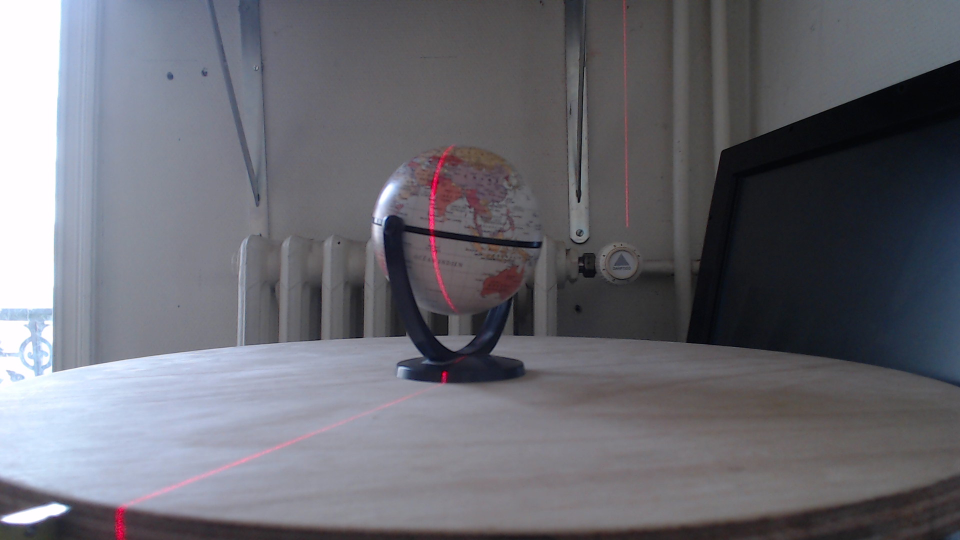
#> input picture research/triangulation_4/imgs/00-left.png, 1920 x 1080 px (shown at 1/2 size); its folder holds 4 pictures in this run
$ python Triangulation.py   (Python 2 division)
#> lines starting #> are read from the running program, lines starting #| are printed output that depends on the picture
### research/triangulation_3/filter.py
import cv2
import numpy as np
import matplotlib.pyplot as plt

# [21 lines left out: functions substract, filterNoise, not called in this run]

def cutBetweenLasers(img, display=False, pixels=[]):
    # this method return the line which cut the picture between laser lines
    y = []
    x = []
    red = img[:,:,2]

    for line in range(img.shape[0]):
        moments = cv2.moments(red[line,:])
        if(moments['m00'] != 0):
            grav_x = moments['m01']/moments['m00']
            y.append(grav_x)
            x.append(line)

            if(display):
                img[line][np.round(grav_x)] = np.array([0,255,0], dtype=np.uint8)

    param = np.linalg.lstsq(np.array([x, np.ones(len(x))]).T, y)[0]
    between = np.array([x,param[0]*np.array(x)+param[1]]).T

    if(display):
        for line, limit in between:
            img[line][limit] = np.array([255,0,0], dtype=np.uint8)

    return img, between

def findPoints(img, display=False):
    # this method try to find the mass center of each side of the picture
    img, between = cutBetweenLasers(img, display)

    for line, limit in between:
        offset = 0
        for side in (img[line,:limit,2],img[line,limit:,2]):
            moments = cv2.moments(side)
            if moments['m00'] != 0:
                yield moments['m01']/moments['m00']+offset, line
            offset = limit

# [4 lines left out: function toLines, not called in this run]

# [9 lines that do not run on import are left out]

### research/triangulation_3/Triangulation.py
# -*- coding: utf-8 -*-

import numpy as np
import cv2
from pylab import imread
from math import sin, cos, tan, atan, asin, pi, hypot
import json
from filter import findPoints, filterNoise, substract
from multiprocessing import Pool
import traceback

def deg2rad(x): return pi*float(x)/180
def rad2deg(x): return 180*float(x)/pi

# Mesures
R = 250.0   # Rayon du plateau
L = 405.0   # Distance de la camera au centre du plateau (mm)
H_C = 240.0 # Hauteur de la camera (mm)
H_P = 185.0 # Hauteur du plateau (mm)

GAMMA_D = -atan(L/155) # Angle entre le laser gauche et le plan de l'image
GAMMA_G = atan(L/155)  # Angle entre le laser droit et le plan de l'image
ALPHA = deg2rad(60)    # Angle d'ouverture horizontal de la camera

# Calibration: centre du plateau sur l'image (en pixels)
CX, CY = 943, 743

# Deductions
H_RELATIVE = H_C - H_P # Hauteur relative de la camera par rapport au plateau
DELTA = asin(H_RELATIVE/L) # Angle de plongée de la caméra
CAM = np.array([0, -L, H_RELATIVE]) # Position de la camera


def position(gamma, theta, phi):
    """
    Renvoie la position du point à l'intersection
    - Du laser qui forme un angle gamma avec le plan de l'image
    - Du rayon de la camera
      - d'angle horizontal theta (gauche < 0 < droit)
      - d'angle vertical phi (bas < 0 < haut)
    Renvoie un point (np.array)
    """
    # vecteur directeur du rayon sortant de la camera
    ray = np.array([sin(theta), cos(theta), sin(phi-DELTA)])
    laser = np.array([L * tan(pi/2 - gamma), 0, 0])

    # Matrice tq (matrix) * (l, m, z) = (laser)
    matrix = np.array([
        [cos(gamma), 0, sin(theta)],
        [sin(gamma), 0, cos(theta)],
        [         0, 1, sin(phi-DELTA)]
    ])
    l, m, z = np.linalg.solve(matrix, -laser)
    return CAM + z * ray


def theta_phi(alpha, image_shape, position):
    """
    Renvoie la paire d'angle (horizontal, vertical) qu'a le rayon sortant de la
    camera, à la position donnée (en pixel), par rapport à la forme de l'image
    (en pixels), et l'angle d'ouverture horizontal de la camera (alpha)
    Renvoie un tuple d'angles en radians
    """
    x, y = map(float, position)
    w, h = map(float, image_shape)
    ratio = w/h
    beta = alpha / ratio
    theta = (x - CX)/(w/2) * alpha
    phi = (CY - y)/(h/2) * beta
    return theta, phi


def extract_points(with_lasers_path, without_lasers_path, rotation, gamma):
    """
    Extrait les points en 3D d'une paire d'images (avec et sans lasers).
    On passe le chemin des images, et l'angle de rotation du plateau.
    Renvoie une liste de np.arrays (les points en 3D)
    """
#> called with with_lasers_path = '../triangulation_4/imgs/00-left.png', without_lasers_path = '../triangulation_4/imgs/00-off.png', rotation = 0, gamma = 1.21
    res = []
    try:
        left, off = cv2.imread(with_lasers_path), cv2.imread(without_lasers_path)
#> left is the input picture: shape (1080, 1920, 3); mean B, G, R 113.7, 106.1, 106
        H, W = left.shape[:2]
#> H = 1080; W = 1920
        # Matrice de rotation (x,y tournent autour du centre du plateau, z inchangé)
        ROTMATRIX = np.array([
            [ cos(rotation), sin(rotation), 0],
            [-sin(rotation), cos(rotation), 0],
            [          0,          0, 1]
        ])
        for j, i in findPoints(left, off):
#> in cutBetweenLasers, `red = img[:,:,2]`:
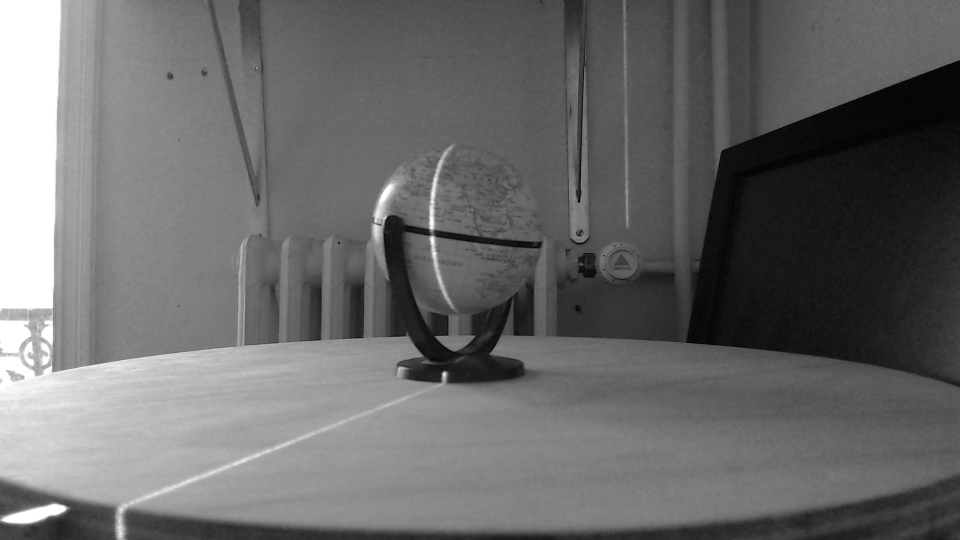
#> red: shape (1080, 1920) (shown at 1/2 size); min 0, max 255, mean 106
#> in cutBetweenLasers, `param = np.linalg.lstsq(np.array([x, np.ones(len(x))]).T, y)[0]`: param = [0.0979, 686]
#| [31mError with ../triangulation_4/imgs/00-left.png-../triangulation_4/imgs/00-off.png
#| [0m
            theta, phi = theta_phi(ALPHA, [W, H], [j, i])
            pos = position(gamma, theta, phi).dot(ROTMATRIX)

            # Ignore les points en dehors du plateau
            if pos[0]*pos[0] + pos[1]*pos[1] < R*R:
                res.append(pos)
#> this loop made 0 passes
#> after the loop, res = []
        print "\033[32mDone with %s-%s\033[0m" % (with_lasers_path, without_lasers_path)
    except:
        print "\033[31mError with %s-%s" % (with_lasers_path, without_lasers_path)
        traceback.print_exc()
        print "\033[0m"
    return res


def wrap_extract_points(args):
    """"""
    return extract_points(*args)
#> call 2 of extract_points, with with_lasers_path = '../triangulation_4/imgs/01-left.png', without_lasers_path = '../triangulation_4/imgs/01-off.png', rotation = 0.196, gamma = 1.21
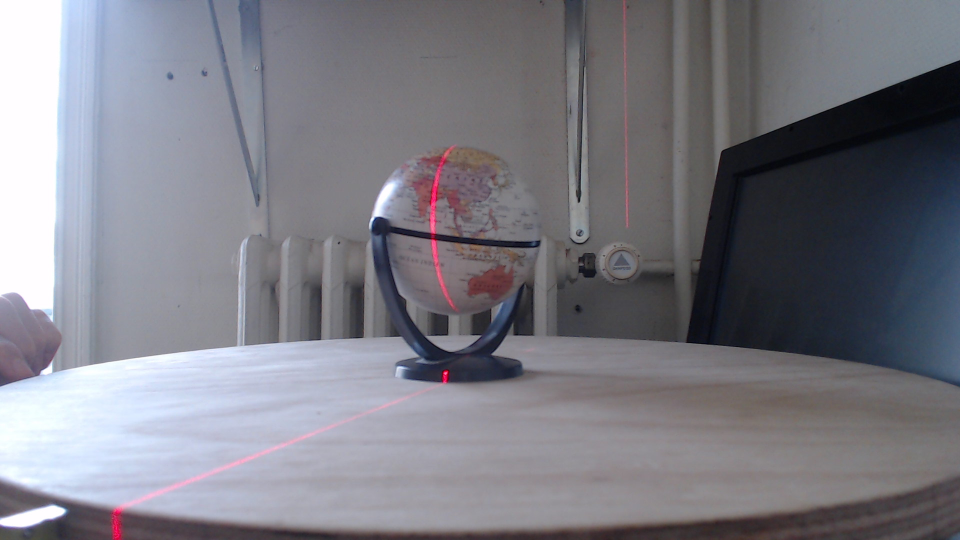
#> input picture research/triangulation_4/imgs/01-left.png, 1920 x 1080 px (shown at 1/2 size)
#> in extract_points, left is the input picture: shape (1080, 1920, 3); mean B, G, R 131.8, 123.5, 123.9
#> in cutBetweenLasers (call 2), `red = img[:,:,2]`:
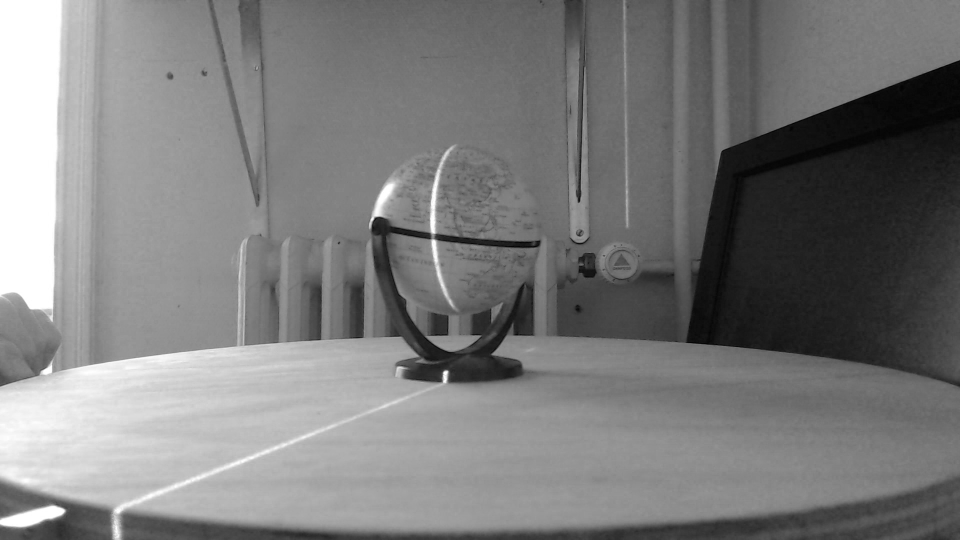
#> red: shape (1080, 1920) (shown at 1/2 size); min 0, max 255, mean 123.9
#> in cutBetweenLasers (call 2), `param = np.linalg.lstsq(np.array([x, np.ones(len(x))]).T, y)[0]`: param = [0.0859, 726.5]
#| [31mError with ../triangulation_4/imgs/01-left.png-../triangulation_4/imgs/01-off.png
#| [0m
#> call 3 of extract_points, with with_lasers_path = '../triangulation_4/imgs/02-left.png', without_lasers_path = '../triangulation_4/imgs/02-off.png', rotation = 0.393, gamma = 1.21
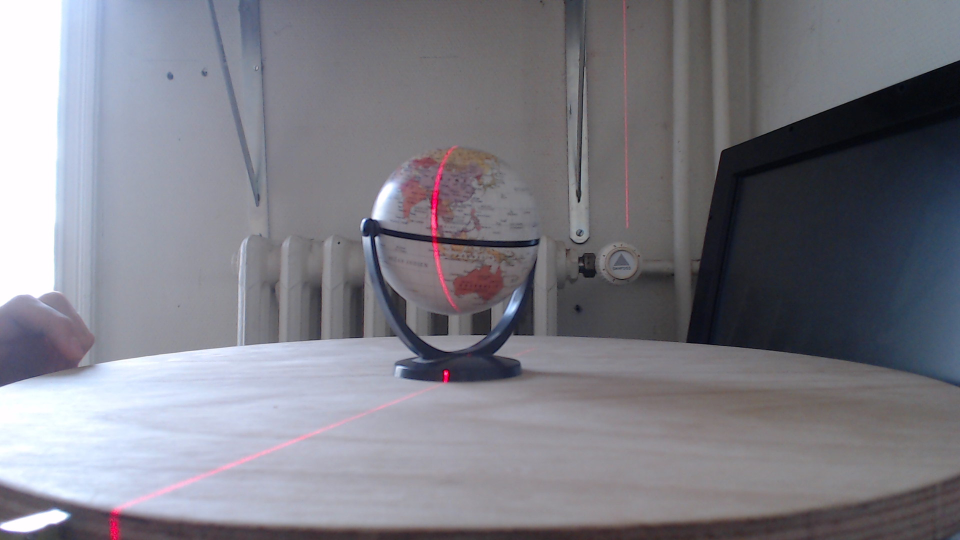
#> input picture research/triangulation_4/imgs/02-left.png, 1920 x 1080 px (shown at 1/2 size)
#> in extract_points, left is the input picture: shape (1080, 1920, 3); mean B, G, R 133.3, 124.7, 125.1
#> in cutBetweenLasers (call 3), `red = img[:,:,2]`:
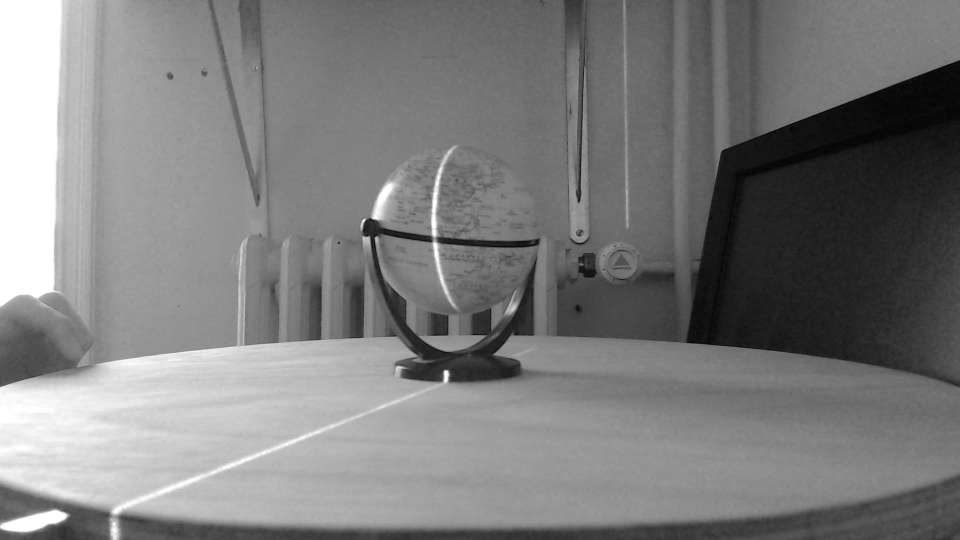
#> red: shape (1080, 1920) (shown at 1/2 size); min 0, max 255, mean 125.1
#> in cutBetweenLasers (call 3), `param = np.linalg.lstsq(np.array([x, np.ones(len(x))]).T, y)[0]`: param = [0.0852, 731.6]
#| [31mError with ../triangulation_4/imgs/02-left.png-../triangulation_4/imgs/02-off.png
#| [0m
#> call 4 of extract_points, with with_lasers_path = '../triangulation_4/imgs/03-left.png', without_lasers_path = '../triangulation_4/imgs/03-off.png', rotation = 0.589, gamma = 1.21
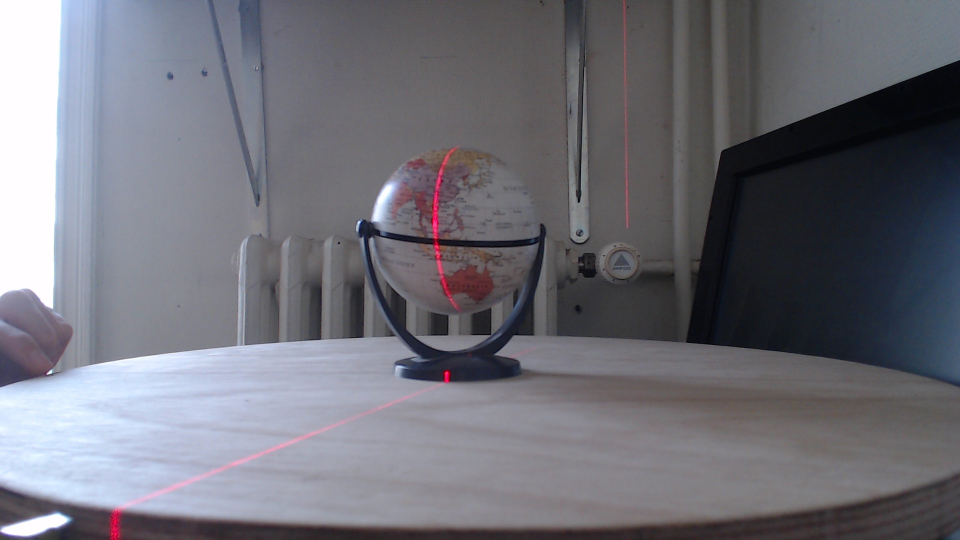
#> input picture research/triangulation_4/imgs/03-left.png, 1920 x 1080 px (shown at 1/2 size)
#> in extract_points, left is the input picture: shape (1080, 1920, 3); mean B, G, R 119.9, 111.6, 111.6
#> in cutBetweenLasers (call 4), `red = img[:,:,2]`:
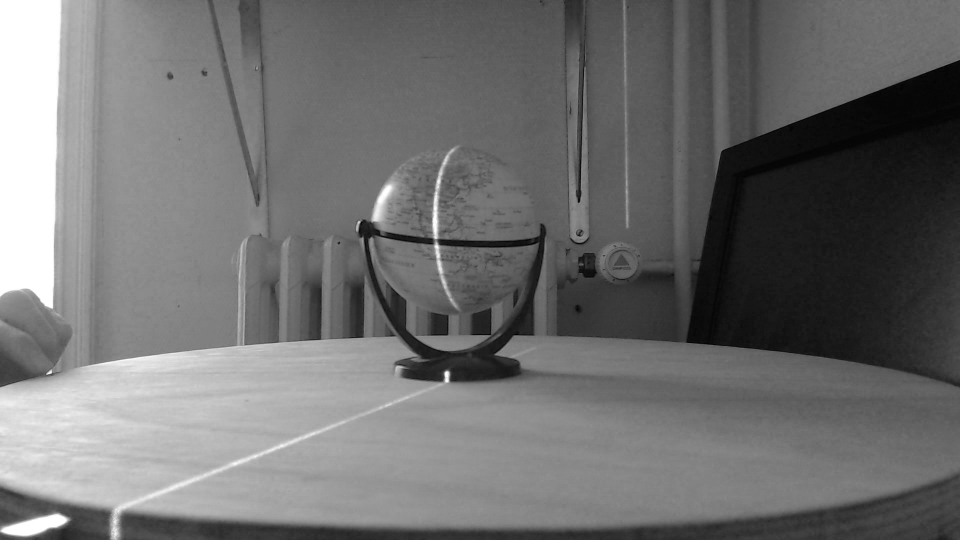
#> red: shape (1080, 1920) (shown at 1/2 size); min 0, max 255, mean 111.6
#> in cutBetweenLasers (call 4), `param = np.linalg.lstsq(np.array([x, np.ones(len(x))]).T, y)[0]`: param = [0.0952, 704.1]
#| [31mError with ../triangulation_4/imgs/03-left.png-../triangulation_4/imgs/03-off.png
#| [0m


def build_3d(first_img_num=0, last_img_num=32, n_workers=4):
    """
    Construit un modèle 3D a partir des images (hardcode pour le moment).
    Utilise n_workers threads pour faire les calculs en parallèle
    """
    workers = Pool(processes=n_workers)
    workers_args = [
        (
            "../triangulation_4/imgs/%02d-left.png"%(i),
            "../triangulation_4/imgs/%02d-off.png"%(i),
            i*pi/16,
            GAMMA_G
        )
    for i in range(first_img_num, last_img_num)]
    workers_args += [
        (
            "../triangulation_4/imgs/%02d-right.png"%(i),
            "../triangulation_4/imgs/%02d-off.png"%(i),
            i*pi/16,
            GAMMA_D
        )
    for i in range(first_img_num, last_img_num)]

    # Unpack des arguments pour extract_points
    XYZ = sum(workers.map(wrap_extract_points, workers_args), [])
#> XYZ = []
    return XYZ


# ## Et oui, on aime les graphiques !
if __name__ == "__main__":
    import matplotlib.pyplot as plt
    from mpl_toolkits.mplot3d import Axes3D
    XYZ = build_3d(n_workers=8)
#> XYZ = []

    fig = plt.figure()
    R = 250
    disk = [(x, y, 0) for x in np.linspace(-R, R) for y in np.linspace(-R, R) if hypot(x, y) <= R]
    ax = fig.add_subplot(111, projection='3d', aspect="equal")
#> (the run stopped early here; a loop or call above may not have finished)
